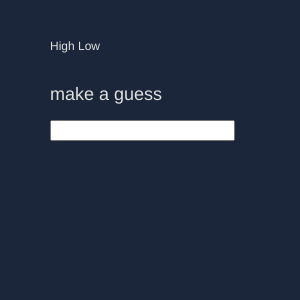
Frame 1 (no input)
Frame 60 (no input): identical to frame 1, image omitted
Frame 120 (the mouse pressed at the canvas centre since frame 60): identical to frame 1, image omitted

The p5.js sketch that drew this single still picture (run headless with seeded random() and noise() and a simulated clock; from frame 60 on, the mouse is pressed at the canvas centre):

// p5.js sketch
// ── sketch.js
let myInput;

function setup() {
  createCanvas(300, 300);
  myInput = createInput();
  myInput.position(50,120)
}

function draw() {
  background('#1B263B');
  fill('#E0E1DD');
  text("High Low",50,50);
  push();
    textSize(18);
    text("make a guess",50,100);
  pop();
}
